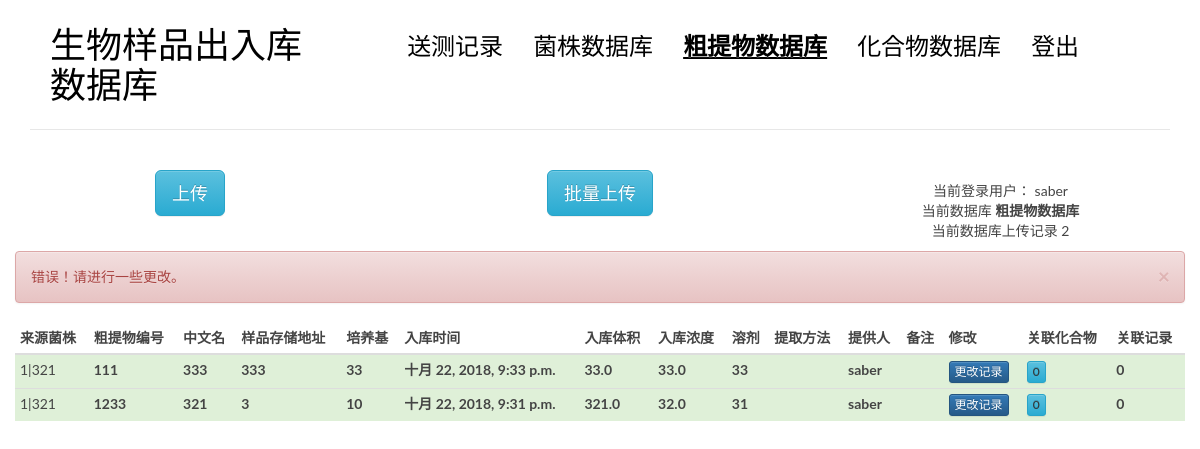
The app's page /crualter/ (signed in), older data.
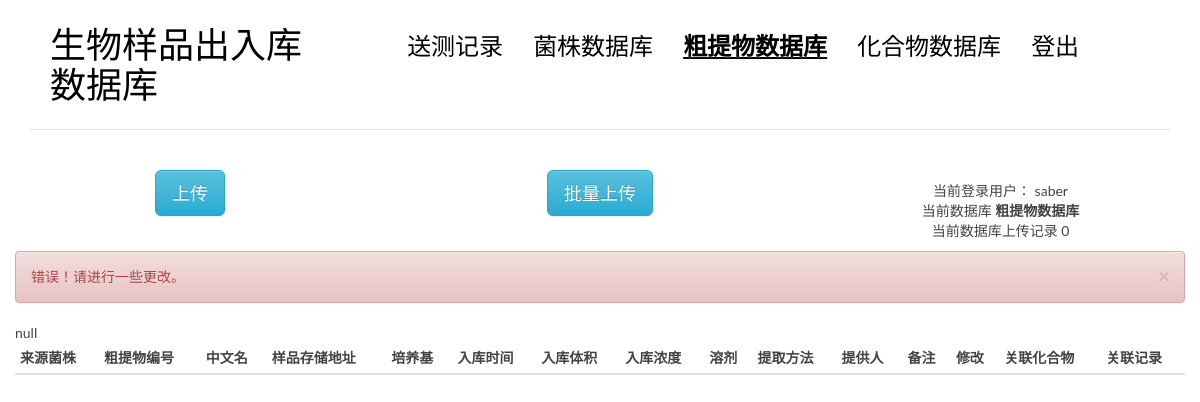
The same page, newer data.
### blog/models.py (models this page shows, shortened)
class crudeex(models.Model): ##粗提物
    frombact = models.ForeignKey(bact) ##来源菌株  %%没有显示出来
    mcccnumber = models.CharField(max_length = 50, unique = True) #mccc编号
    chinesename = models.CharField(max_length = 200, blank = True) #中文名
    recadd = models.CharField(max_length = 100)#样品存储地址
    media = models.CharField(max_length = 200) #培养基
    entertime = models.DateTimeField(auto_now_add=True,editable = True) #入库时间
    entervol = models.FloatField(blank = True,null = True) #入库体积
    entercol =  models.FloatField(blank = True,null = True) #入库浓度
    solvent = models.CharField(max_length = 100, blank = True) #溶剂
    exrmethod = models.CharField(max_length = 500, blank = True) #提取方法
    provider = models.ForeignKey(User) #提供人
    comment = models.CharField(max_length = 500, blank = True)

class bact(models.Model):  #菌株
    bactnumber = models.CharField(max_length = 50,blank = False, unique = True) #菌株保藏编号 唯一
    sourcenum = models.CharField(max_length = 50, blank = True) #平台资源编号 输入
    genus = models.CharField(max_length = 200,blank = False) #属名 输入
    species = models.CharField(max_length = 200,blank = False) #种名 输入
    chinesename = models.CharField(max_length = 200, blank = True) #中文名 输入
    recadd = models.CharField(max_length = 100,blank = False)#样品存储地址 输入
    orinum = models.CharField(max_length = 100, blank = True) #原始资源编号 输入
    history = models.CharField(max_length = 100, blank = True) #来源历史 输入
    storetime = models.DateTimeField(auto_now_add=True,editable = True) #收藏时间
    media = models.CharField(max_length = 50,blank = False) #培养基编号 输入
    getmet = models.CharField(max_length = 100,blank = False) #获取途径 输入
    upload = models.ForeignKey(User, null = True)#保藏人
    modbact = models.CharField(max_length = 50, blank = True)#模式菌株 输入
    mianuse = models.CharField(max_length = 100, blank = True) #主要用途 输入
    danger = models.CharField(max_length = 100, blank = True) #生物危害程度 输入
    comment = models.CharField(max_length = 500, blank = True) #输入
    def __str__(self):
        return self.bactnumber + '|' + self.chinesename

### blog/crudeex.py (the view)
# urls.py: url(r'^crualter/$', views.crualter, name='crualter'),
def crualter(request):
    if request.method == 'GET':
        try:
            id = request.GET.get('id')
            bactid = request.GET.get('frombact')
            mcccnumber = request.GET.get('mcccnumber')
            chinesename = request.GET.get('chinesename')
            media = request.GET.get('media')
            recadd = request.GET.get('recadd')
            entervol = request.GET.get('entervol')
            entercol = request.GET.get('entercol')
            solvent = request.GET.get('solvent')
            exrmethod = request.GET.get('exrmethod')
            comment = request.GET.get('comment')
            frombact = bact.objects.get(id=bactid)
            infos = {
                'frombact' : frombact,
                'mcccnumber' : mcccnumber,
                'chinesename' : chinesename,
                'media' : media,
                'recadd' : recadd,
                'entervol' : entervol,
                'entercol' : entercol,
                'solvent' : solvent,
                'exrmethod' : exrmethod,
                'comment' : comment,
                'provider': request.user,
            }
            crudeex.objects.select_for_update().filter(id = id).update(**infos)
            return crudeexindex(request, msg = 0)
        except:
            return crudeexindex(request, msg = 1)

### blog/crudeex.py (called while the page is built)
@login_required
def crudeexindex(request, msg = -1, err = []):  ##粗提物
    lists = crudeex.objects.annotate(num_cpd=Count('cpd', distinct=True),num_rec = Count('testrecord', distinct=True)).order_by('-id')
    num = len(lists)
    return render(request, 'blog/crudeex.html', context = {'tests' : lists, 'msg' : msg, 'num' : num, 'err' : err} )

### blog/templatetags/blog_tags.py (called while the page is built)
@register.simple_tag
def get_all_bact():
    return bact.objects.all().order_by('-storetime')

### templates/blog/crudeex.html (shortened to what the changed rows need)
{% extends 'base.html' %}
{% load blog_tags %}
{%block main %}
<body>
    <div class="row">
        <div class="col-md-4 col-sm-7 col-xs-4">
            <nav class="main-nav" role="navigation">
                <div class="collapse navbar-collapse" id="bs-example-navbar-collapse-1">
                        <ul class="list-unstyled text-center" >
                            <li>当前登录用户： {{request.user}}</li>
                            <li>当前数据库 <strong>粗提物数据库</strong></li>
                            <li>当前数据库上传记录 {{num}}</li>
                        </ul>
                </div>
            </nav>
        </div>
    </div>
    <div class="col-md-12 col-sm-7 col-xs-4">
    <table class="table table-hover table-condensed">
            <thead>
                <tr>
                    <th>来源菌株</th>
                    <th>粗提物编号</th>
                    <th>中文名</th>
                    <th>样品存储地址</th>
                    <th>培养基</th>
                    <th>入库时间</th>
                    <th>入库体积</th>
                    <th>入库浓度</th>
                    <th>溶剂</th>
                    <th>提取方法</th>
                    <th>提供人</th>
                    <th>备注</th>
                    <th>修改</th>
                    <th>关联化合物</th>
                    <th>关联记录</th>
                </tr>
            </thead>
            <tbody>
                    {% for crudeex in tests %}
                    {% if request.user == crudeex.provider %}
                    <tr class="row1 success"   data-frombact = "{{crudeex.frombact.id}}"
                    data-whatever = "{{crudeex.id}}" data-mcccnumber = "{{crudeex.mcccnumber}}" data-chinesename = "{{crudeex.chinesename}}"
                    data-recadd = "{{crudeex.recadd}}" data-media = "{{crudeex.media}}" data-entervol = "{{crudeex.entervol}}"
                    data-entercol = "{{crudeex.entercol}}"  data-solvent = "{{crudeex.solvent}}"  data-exrmethod = "{{crudeex.exrmethod}}"
                    data-comment = "{{crudeex.comment}}" >
                    {% endif %}
                            <td class = "field-frombact">{{crudeex.frombact}}</td>
                            <th class = "field-mcccnumber"> {{crudeex.mcccnumber}}</th>
                            <th class = "field-chinesename">{{crudeex.chinesename}}</th>
                            <th class = "field-recadd">{{crudeex.recadd}}</th>
                            <th class = "field-media">{{crudeex.media}}</th>
                            <th class = "field-entertime">{{crudeex.entertime}}</th>
                            <th class = "field-entervol">{{crudeex.entervol}}</th>
                            <th class = "field-entercol">{{crudeex.entercol}}</th>
                            <th class = "field-solvent">{{crudeex.solvent}}</th>
                            <th class = "field-exrmethod">{{crudeex.exrmethod}}</th>
                            <th class = "field-provider">{{crudeex.provider}}</th>
                            <th class = "field-comment">{{crudeex.comment}}</th>
                            <th><button type="button" class="btn btn-primary btn-xs"  data-toggle="modal" data-target="#alter" >更改记录</button></th>
                            <th><button type="button" class="btn  btn-info btn-xs"><a href="{% url 'blog:cru2cpd' crudeex.id %}">{{crudeex.num_cpd}}</a></button></th>
                            <th>{{crudeex.num_rec}}</th>
                    </tr>
                    {% empty %}
                      <div class="row1">null</div>
                    {% endfor %}
            </tbody>
        </table>
    </div>
                            {% get_all_bact as bact_list %}
                                {% get_all_bact as bact_list %}
</body>
{% endblock main %}

Row changes from the older to the newer data that the page shows:
removed crudeex: frombact "1|321", mcccnumber "111", chinesename "333", recadd "333", media "33", entertime "十月 22, 2018, 9:33 p.m.", entervol "33.0", entercol "33.0", solvent "33", provider "saber", num_cpd "0", num_rec "0"
removed crudeex: frombact "1|321", mcccnumber "1233", chinesename "321", recadd "3", media "10", entertime "十月 22, 2018, 9:31 p.m.", entervol "321.0", entercol "32.0", solvent "31", provider "saber", num_cpd "0", num_rec "0"
Text that changed along with them:
{{ num }}: "2" → "0"
text now shown: "null"
